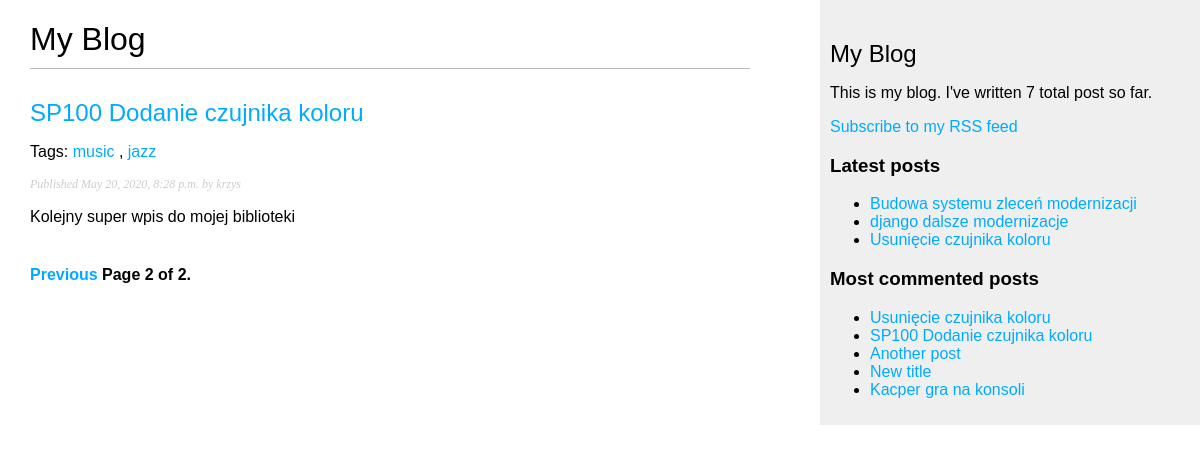
Screenshot of /blog/?page=2 with the database file from the repository.
### blog/models.py (models this page shows, shortened)
class Post(models.Model):
    STATUS_CHOICES = (('draft', 'Draft'),
                      ('published', 'Published'),)
    title = models.CharField(max_length=250)
    slug = models.SlugField(max_length=250, unique_for_date='publish')
    author = models.ForeignKey(User, on_delete=models.CASCADE, related_name='blog_posts')
    body = models.TextField()
    publish = models.DateTimeField(default=timezone.now())
    created = models.DateTimeField(auto_now_add=True)
    updated = models.DateTimeField(auto_now=True)
    status = models.CharField(max_length=10, choices=STATUS_CHOICES, default='draft')
    class Meta:
        ordering = ('-publish',)
    objects = models.Manager()  # The default manager.
    published = PublishedManager()
    drafted = DraftedManager()
    def get_absolute_url(self):
        return reverse('blog:post_detail',
                       args=[self.publish.year,
                             self.publish.month,
                             self.publish.day,
                             self.slug])
    tags = TaggableManager()

### blog/views.py (the view)
# urls.py: path('', views.post_list, name='post_list'),
def post_list(request, tag_slug=None):
    object_list = Post.objects.all()
    tag = None
    if tag_slug:
        tag = get_object_or_404(Tag, slug=tag_slug)
        object_list = object_list.filter(tags__in=[tag])
    paginator = Paginator(object_list, 6)  # 3 post in each page
    page = request.GET.get('page')
    try:
        posts = paginator.page(page)
    except PageNotAnInteger:
        posts = paginator.page(1)
    except EmptyPage:
        posts = paginator.page(paginator.num_pages)
    return render(request, 'blog/post/list.html', {'page': page,
                                                   'posts': posts,
                                                   'tag': tag})

### blog/models.py (called while the page is built)
    def get_queryset(self):
        return super(PublishedManager, self).get_queryset().filter(status='published')

### blog/templatetags/blog_tags.py (called while the page is built)
@register.simple_tag
def total_posts():
    return Post.published.count()

@register.inclusion_tag('blog/post/latest_posts.html')
def show_latest_posts(count=5):
    latest_posts = Post.published.order_by('-publish')[:count]
    return {'latest_posts': latest_posts}

@register.simple_tag
def get_most_commented_posts(count=5):
    return Post.published.annotate(total_comments=Count('comments')).order_by('-total_comments')[:count]

@register.filter(name='markdown')
def markdown_format(text):
    return mark_safe(markdown.markdown(text))

### templates/blog/post/list.html (shortened to what this page needs)
{% extends "blog/base.html" %}
{% load blog_tags %}
{% block content %}
    <h1>My Blog</h1>
    {% for post in posts %}
        <h2>
            <a href="{{ post.get_absolute_url }}">
                {{ post.title }}
            </a>
        </h2>
        <p class="tags">
            Tags:
            {% for tag in post.tags.all %}
                <a href="{% url "blog:post_list_by_tag" tag.slug %}">
                    {{ tag.name }}
                </a>
                {% if not forloop.last %}, {% endif %}
            {% endfor %}
        </p>
        <p class="date">
            Published {{ post.publish }} by {{ post.author }}
        </p>
        {{ post.body|markdown|truncatewords_html:30 }}
    {% endfor %}
    {% include "pagination.html" with page=posts %}
{% endblock %}

### templates/blog/base.html (shortened to what this page needs)
{% load blog_tags %}
{% load static %}
<!doctype html>
<html lang="en">
<head>
    <link href="{% static "css/blog.css" %}" rel="stylesheet">
</head>
<body>
<div id="content">
    {% block content %}
    {% endblock %}
</div>
<div id="sidebar">
    <h2>My Blog</h2>
    <p>This is my blog. I've written {% total_posts %} total post so far.</p>
    <p>
        <a href="{% url "blog:post_feed" %}">Subscribe to my RSS feed</a>
    </p>
    <h3>Latest posts</h3>
    {% show_latest_posts 3 %}
    <h3>Most commented posts</h3>
    {% get_most_commented_posts as most_commented_posts %}
    <ul>
        {% for post in most_commented_posts %}
            <li>
                <a href="{{ post.get_absolute_url }}">{{ post.title }}</a>
            </li>
        {% endfor %}
    </ul>
</div>
</body>
</html>

### templates/blog/post/latest_posts.html
<ul>
    {% for post in latest_posts %}
        <li>
            <a href="{{ post.get_absolute_url }}">{{ post.title }}</a>
        </li>
    {% endfor %}
</ul>

### blog/static/css/blog.css (style rules this page uses)
body { margin: 0; padding: 0; font-family: helvetica, sans-serif; }
a { color: #00abff; text-decoration: none; }
h1 { font-weight: normal; border-bottom: 1px solid #bbb; padding: 0 0 10px 0; }
h2 { font-weight: normal; margin: 30px 0 0; }
#content { float: left; width: 60%; padding: 0 0 0 30px; }
#sidebar { float: right; width: 30%; padding: 10px; background: #efefef; height: 100%; }
p.date { color: #ccc; font-family: georgia, serif; font-size: 12px; font-style: italic; }

### rows the page displays
Post: title "SP100 Dodanie czujnika koloru", publish "May 20, 2020, 8:28 p.m.", author "krzys", body "Kolejny super wpis do mojej biblioteki"
Tag: name "music"
Tag: name "jazz"
Post: title "Budowa systemu zleceń modernizacji"
Post: title "django dalsze modernizacje"
Post: title "Usunięcie czujnika koloru"
Post: title "Another post"
Post: title "New title"
Post: title "Kacper gra na konsoli"

### other values shown
{{ page.number }} "2"
{{ page.paginator.num_pages }} "2"
